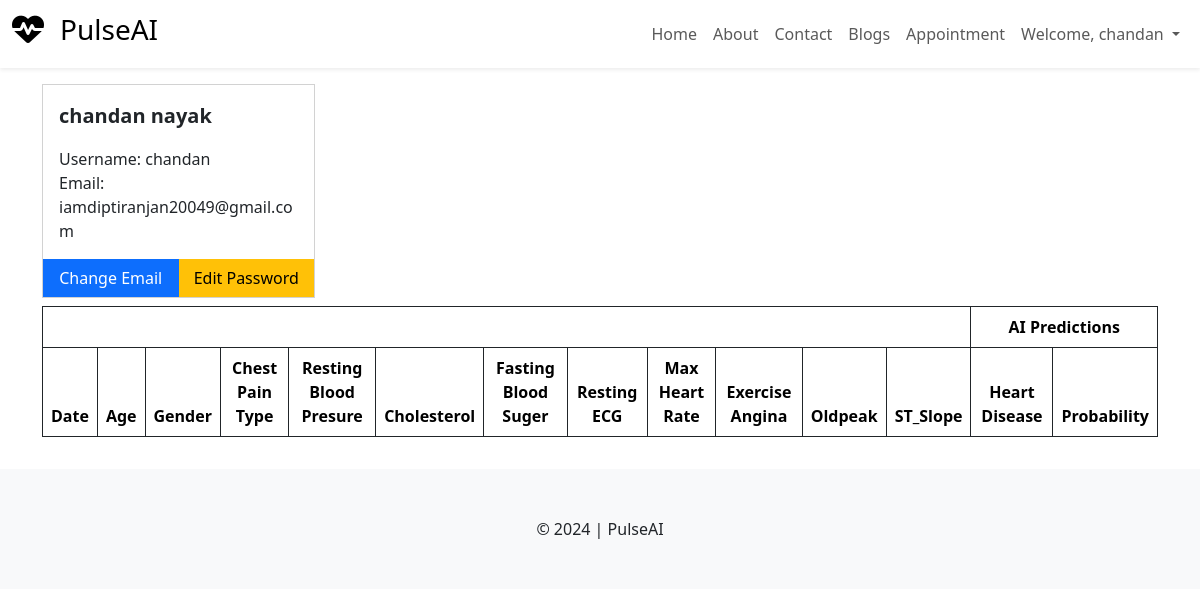
Page /patient/profile/ (signed in) on the earlier database version.
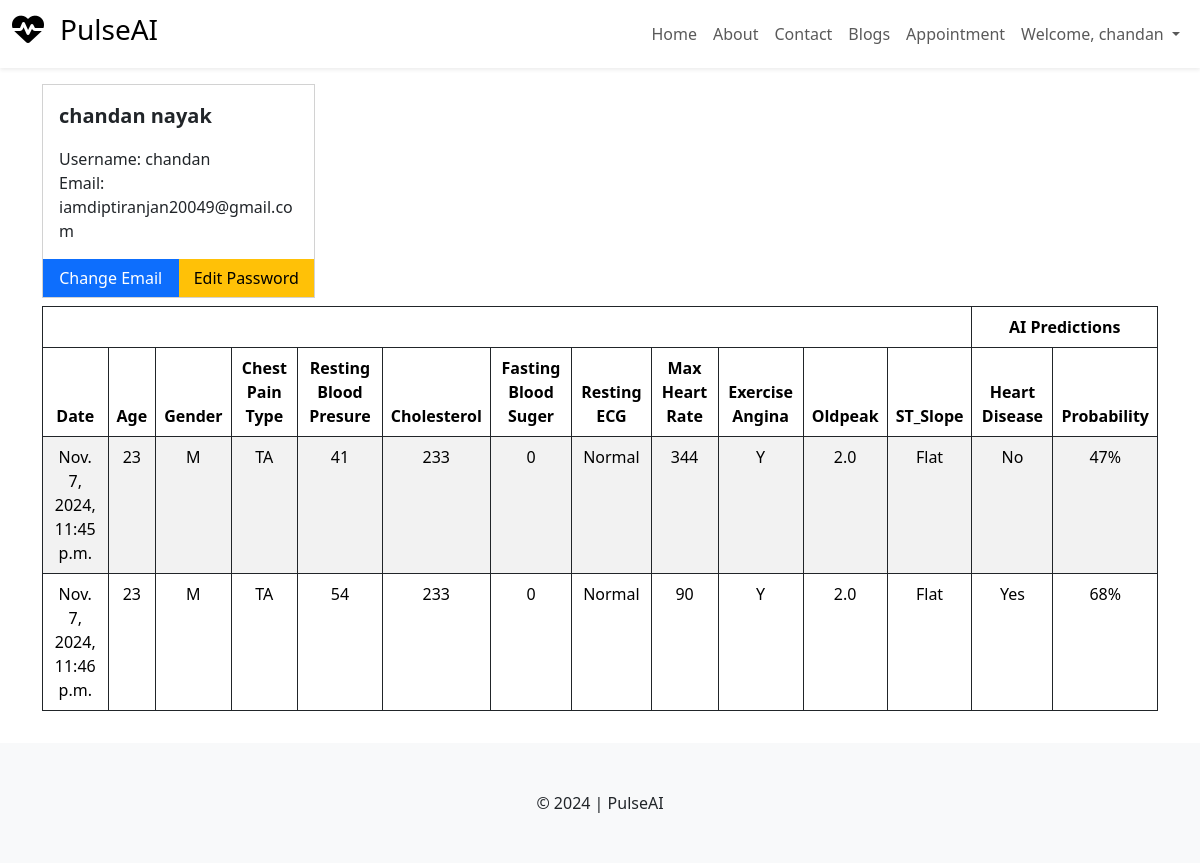
Same page on the later database version.
### patient/models.py (models this page shows, shortened)
class HeartVital(models.Model):
    user = models.ForeignKey(User, on_delete=models.CASCADE)
    created_at = models.DateTimeField(auto_now_add=True)
    Age = models.IntegerField()
    Sex = models.CharField(max_length=255, choices=GENDER_OPTIONS)
    ChestPainType = models.CharField(max_length=255, choices=CHEST_PAIN_OPTIONS, verbose_name='Chest Pain Type')
    RestingBP = models.IntegerField(verbose_name='Resting Blood Presure (60-220)')
    Cholesterol = models.IntegerField()
    FastingBS = models.CharField(max_length=255, choices=BLOOD_SUGER_OPTIONS, verbose_name='Fasting Blood Suger (60 - 900)')
    RestingECG = models.CharField(max_length=255, choices=RESTING_ECG_OPTIONS, verbose_name='Resting ECG Condition')
    MaxHR = models.IntegerField(verbose_name='Maximum Heart Rate (60 - 220)')
    ExerciseAngina = models.CharField(max_length=255, choices=EXERCISE_ANGINA_OPTIONS, verbose_name='Exercise Angina')
    Oldpeak = models.FloatField(verbose_name='Oldpeak(-2.5 - +2.5)')
    ST_Slope = models.CharField(max_length=255, choices=ST_SLOPE_OPTIONS)
    heart_disease = models.CharField(max_length=255, blank=True)
    prediction_probability = models.CharField(max_length=255, blank=True)

### patient/views.py (the view)
# urls.py: path("profile/", views.profile, name="profile"),
def profile(request):
      heart_vitals = HeartVital.objects.filter(user=request.user)
      visits = {}
      if Patient.objects.filter(patient=request.user).exists():
            patient = Patient.objects.get(patient=request.user)
            visits = Visit.objects.filter(patient=patient)
      context = {
            'heart_vitals': heart_vitals,
            'visits': visits
      }
      return render(request, 'patient/profile.html', context)

### templates/patient/profile.html (shortened to what this page needs)
{% extends "layout.html" %}
{% block content %}
<div class="container my-3">
    <div class="row g-2">
        <div class="col-md-3">
            <div class="card rounded-0">
                <div class="card-body">
                    <p class="lead fw-bold">{{user.first_name}} {{user.last_name}}</p>
                    <p class="mb-0">Username: {{user.username}}</p>
                    <p class="mb-0">Email: {{user.email}}</p>
                </div>
                <div class="d-flex">
                    <a href="" class="btn btn-primary w-50 rounded-0">Change Email</a>
                    <a href="" class="btn btn-warning w-50 rounded-0">Edit Password</a>
                </div>
            </div>
        </div>
        <div class="col-md-9 d-flex flex-wrap gap-2">
        </div>
    </div>
    <div class="row my-2">
        <div class="col-md-12">
            <div class="table-responsive">
                <table class="table table-striped table-bordered border-dark text-center">
                    <thead>
                        <tr>
                            <th colspan="12"></th>
                            <th colspan="2">AI Predictions</th>
                        </tr>
                        <tr>
                            <th>Date</th>
                            <th>Age</th>
                            <th>Gender</th>
                            <th>Chest Pain Type</th>
                            <th>Resting Blood Presure</th>
                            <th>Cholesterol</th>
                            <th>Fasting Blood Suger</th>
                            <th>Resting ECG</th>
                            <th>Max Heart Rate</th>
                            <th>Exercise Angina</th>
                            <th>Oldpeak</th>
                            <th>ST_Slope</th>
                            <th>Heart Disease</th>
                            <th>Probability</th>
                        </tr>
                    </thead>
                    <tbody>
                        {% for hv in heart_vitals  %}
                        <tr>
                            <td>{{hv.created_at}}</td>
                            <td>{{hv.Age}}</td>
                            <td>{{hv.Sex}}</td>
                            <td>{{hv.ChestPainType}}</td>
                            <td>{{hv.RestingBP}}</td>
                            <td>{{hv.Cholesterol}}</td>
                            <td>{{hv.FastingBS}}</td>
                            <td>{{hv.RestingECG}}</td>
                            <td>{{hv.MaxHR}}</td>
                            <td>{{hv.ExerciseAngina}}</td>
                            <td>{{hv.Oldpeak}}</td>
                            <td>{{hv.ST_Slope}}</td>
                            <td>{{hv.heart_disease}}</td>
                            <td>{{hv.prediction_probability}}</td>
                        </tr>
                        {% endfor %}
                    </tbody>
                </table>
            </div>
        </div>
    </div>
</div>
{% endblock %}

Differences in the rows shown:
added HeartVital: created_at "Nov. 7, 2024, 11:45 p.m.", Age "23", Sex "M", ChestPainType "TA", RestingBP "41", Cholesterol "233", FastingBS "0", RestingECG "Normal", MaxHR "344", ExerciseAngina "Y", Oldpeak "2.0", ST_Slope "Flat", heart_disease "No", prediction_probability "47%"
added HeartVital: created_at "Nov. 7, 2024, 11:46 p.m.", Age "23", Sex "M", ChestPainType "TA", RestingBP "54", Cholesterol "233", FastingBS "0", RestingECG "Normal", MaxHR "90", ExerciseAngina "Y", Oldpeak "2.0", ST_Slope "Flat", heart_disease "Yes", prediction_probability "68%"
